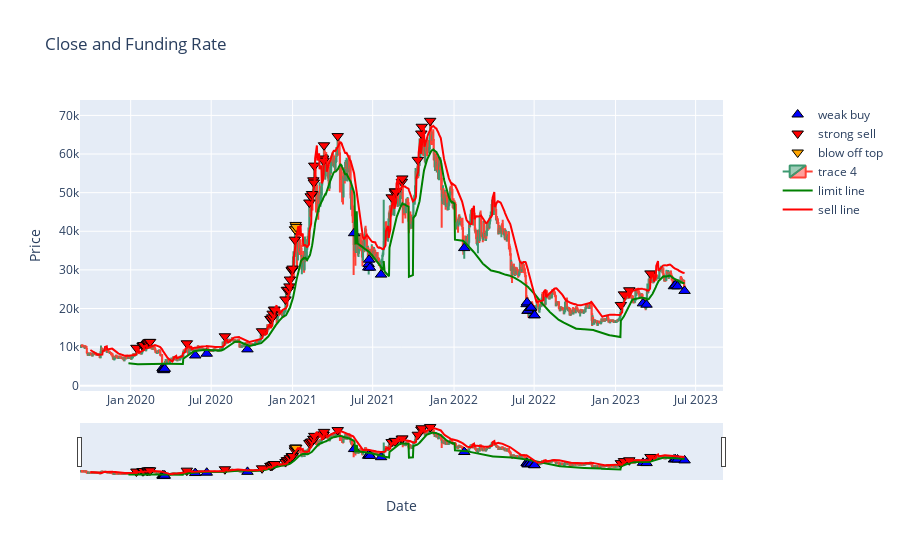

Notebook source saved alongside this figure:
### Code cell
df = merged_df

df['algo funding'] = 100*365*df['fundingRate']

# Replace 'df' with the name of your dataframe
window_size = 55
df['p'] = 100 * (df['close'] - df['low'].rolling(window_size).min()) / (df['high'].rolling(window_size).max() - df['low'].rolling(window_size).min())


# define a function to count consecutive negative values
def count_negatives(x):
    count = 0
    for i in x:
        if i < 0:
            count += 1
        else:
            count = 0
        yield count
        
# define a function to count consecutive positive values
def count_positives(x):
    count = 0
    for i in x:
        if i >= 0:
            count += 1
        else:
            count = 0
        yield count
        
# create a new column with the count of consecutive negative values
df['bear_count'] = list(count_negatives(df['algo funding']))

df['bull_count'] = list(count_positives(df['algo funding']))

# calculate the 110-day moving average of column A
df['MA110'] = df['close'].rolling(window=110).mean()
df['MA200'] = df['close'].rolling(window=200).mean()

df['bull_value'] = df['low'].rolling(window=24).mean()
df['bear_value'] = 0.7 * df['MA110']

# Set the initial mode as 1
mode = 1

# Set the initial counter as 0
counter_low = 0
counter_high = 0

# Save the sell line and mode values in new columns in the dataframe
df['Mode'] = df['Sell_line'] = pd.Series([0]*len(df))
df['Sell_line'] = df['Sell_line'].astype(float)
df['Mode'] = df['Mode'].astype(float)

for i, row in df.iterrows():
    df.at[i, 'Sell_line'] = row['bull_value'] * mode
    df.at[i, 'Mode'] = mode

    if row['close'] > df['Sell_line'].iloc[i]:
        if counter_low > 0:
            counter_low = 0
            
        if counter_high >= 4:
            if mode < 1.5:
                mode += 0.1
            counter_high = 0
        else:
            counter_high += 1
    else:
        if counter_high > 0:
            counter_high = 0
        
        if counter_low >= 4:
            if mode > 1.1:
                mode -= 0.1
            counter_low = 0
        else:
            counter_low += 1

# define a lambda function to apply to each row
limit_line = lambda row: row['bull_value'] if row['high'] > row['MA200'] else row['bear_value']

# create a new column based on the conditions in col_3 and col_4
df['limit line'] = df.apply(limit_line, axis=1)

weak_buy = lambda row: 1 if (row['algo funding'] < 0
                             and row['bear_count'] < 7
                             and row['close'] < row['limit line']
                             and (row['close'] > row['MA110'] or row['high'] < row['MA110'])) else 0

df['weak buy'] = df.apply(weak_buy, axis=1)

strong_buy = lambda row: 1 if (row['algo funding'] < 0
                               and row['bear_count'] >= 7 
                               and row['close'] < row['limit line']
                               and (row['close'] > row['MA110'] or row['high'] < row['MA110'])) else 0

df['strong buy'] = df.apply(strong_buy, axis=1)

weak_sell = lambda row: 1 if (row['close'] > row['Sell_line']
                              and row['high'] > row['MA110']
                              and row['bull_count'] < 7
                              and row['p'] > 80) else 0

df['weak sell'] = df.apply(weak_sell, axis=1)

strong_sell = lambda row: 1 if (row['close'] > row['Sell_line']
                                and row['high'] > row['MA110']
                                and row['bull_count'] >= 7
                                and row['p'] > 95) else 0
df['strong sell'] = df.apply(strong_sell, axis=1)

blow_off = lambda row: 1 if (row['high'] > 1.5 * row['bull_value']) else 0

df['blow off top'] = df.apply(blow_off, axis=1)

# create subplots with two y-axes
fig = make_subplots(specs=[[{"secondary_y": True}]])

fig.add_trace(go.Scatter(
    x=pd.to_datetime(df['open time'][df['weak buy'] > 0], unit='ms'),
    y=-1000+df['close'][df['weak buy'] > 0],
    name='weak buy',
    mode='markers',
    marker=dict(
        symbol='triangle-up',
        size=10,
        color='blue',
        line=dict(width=1, color='black'),
    )
))

fig.add_trace(go.Scatter(
    x=pd.to_datetime(df['open time'][df['strong buy'] > 0], unit='ms'),
    y=-1000+df['close'][df['strong buy'] > 0],
    name='strong buy',
    mode='markers',
    marker=dict(
        symbol='triangle-up',
        size=10,
        color='green',
        line=dict(width=1, color='black'),
    )
))
"""
fig.add_trace(go.Scatter(
    x=df['open time'][df['weak sell'] > 0],
    y=1000+df['close'][df['weak sell'] > 0],
    name='weak sell',
    mode='markers',
    marker=dict(
        symbol='triangle-down',
        size=10,
        line=dict(width=1, color='black'),
    )
))
"""
fig.add_trace(go.Scatter(
    x=pd.to_datetime(df['open time'][df['strong sell'] > 0], unit='ms'),
    y=1000+df['close'][df['strong sell'] > 0],
    name='strong sell',
    mode='markers',
    marker=dict(
        symbol='triangle-down',
        size=10,
        color='red',
        line=dict(width=1, color='black'),
    )
))

fig.add_trace(go.Scatter(
    x=pd.to_datetime(df['open time'][df['blow off top'] > 0], unit='ms'),
    y=1000+df['close'][df['blow off top'] > 0],
    name='blow off top',
    mode='markers',
    marker=dict(
        symbol='triangle-down',
        size=10,
        color='orange',
        line=dict(width=1, color='black'),
    )
))

# add the trace for the close data to the first y-axis
fig.add_trace(go.Candlestick(
    x=pd.to_datetime(df['open time'], unit='ms'),
    open=df['open'],
    high=df['high'],
    low=df['low'],
    close=df['close'])
)

fig.add_trace(go.Scatter(
    x=pd.to_datetime(df['open time'], unit='ms'),
    y=df['limit line'],
    mode='lines',
    name='limit line',
    line=dict(color='green')
))


fig.add_trace(go.Scatter(
    x=pd.to_datetime(df['open time'], unit='ms'),
    y=df['Sell_line'],
    mode='lines',
    name='sell line',
    line=dict(color='red')
))

# set the layout of the figure
fig.update_layout(title='Close and Funding Rate', xaxis_title='Date', yaxis_title='Price')

# show the plot
fig.show()

### Figure 1 — Plotly figure (JSON) as saved in the notebook; plotly's stock layout.template omitted (floating-point values rounded to 4 significant figures; data arrays with more than 128 entries replaced by an {"elided": "..."} marker saying what was removed)
{"data": [{"marker": {"color": "blue", "line": {"color": "black", "width": 1}, "size": 10, "symbol": "triangle-up"}, "mode": "markers", "name": "weak buy", "type": "scatter", "x": ["2020-03-13T00:00:00", "2020-03-14T00:00:00", "2020-03-15T00:00:00", "2020-03-16T00:00:00", "2020-03-17T00:00:00", "2020-03-18T00:00:00", "2020-05-26T00:00:00", "2020-06-21T00:00:00", "2020-09-21T00:00:00", "2021-05-20T00:00:00", "2021-06-21T00:00:00", "2021-06-22T00:00:00", "2021-06-23T00:00:00", "2021-06-25T00:00:00", "2021-07-20T00:00:00", "2022-01-24T00:00:00", "2022-06-14T00:00:00", "2022-06-15T00:00:00", "2022-06-16T00:00:00", "2022-06-17T00:00:00", "2022-06-23T00:00:00", "2022-06-24T00:00:00", "2022-07-01T00:00:00", "2022-07-02T00:00:00", "2023-03-04T00:00:00", "2023-03-12T00:00:00", "2023-05-13T00:00:00", "2023-05-16T00:00:00", "2023-05-21T00:00:00", "2023-06-06T00:00:00"], "y": [4570.0, 4167.0, 4357.0, 4026.0, 4307.0, 4390.0, 7837.0, 8294.0, 9415.0, 39500.0, 30606, 31496, 32649, 30570.0, 28780.0, 35650.0, 21120.0, 21570.0, 19390.0, 19460.0, 20100.0, 20230.0, 18272, 18240.0, 21340.0, 20990.0, 25760.0, 26020.0, 25730.0, 24550]}, {"marker": {"color": "green", "line": {"color": "black", "width": 1}, "size": 10, "symbol": "triangle-up"}, "mode": "markers", "name": "strong buy", "type": "scatter", "x": [], "y": []}, {"marker": {"color": "red", "line": {"color": "black", "width": 1}, "size": 10, "symbol": "triangle-down"}, "mode": "markers", "name": "strong sell", "type": "scatter", "x": ["2020-01-14T00:00:00", "2020-01-28T00:00:00", "2020-01-29T00:00:00", "2020-01-30T00:00:00", "2020-02-07T00:00:00", "2020-02-08T00:00:00", "2020-02-09T00:00:00", "2020-02-12T00:00:00", "2020-02-14T00:00:00", "2020-05-07T00:00:00", "2020-08-01T00:00:00", "2020-10-24T00:00:00", "2020-11-12T00:00:00", "2020-11-13T00:00:00", "2020-11-16T00:00:00", "2020-11-17T00:00:00", "2020-11-20T00:00:00", "2020-11-21T00:00:00", "2020-12-16T00:00:00", "2020-12-19T00:00:00", "2020-12-22T00:00:00", "2020-12-25T00:00:00", "2020-12-26T00:00:00", "2020-12-30T00:00:00", "2020-12-31T00:00:00", "2021-01-01T00:00:00", "2021-01-06T00:00:00", "2021-01-07T00:00:00", "2021-02-08T00:00:00", "2021-02-11T00:00:00", "2021-02-14T00:00:00", "2021-02-17T00:00:00", "2021-02-18T00:00:00", "2021-02-19T00:00:00", "2021-03-11T00:00:00", "2021-03-12T00:00:00", "2021-03-13T00:00:00", "2021-04-13T00:00:00", "2021-08-13T00:00:00", "2021-08-20T00:00:00", "2021-08-21T00:00:00", "2021-08-22T00:00:00", "2021-09-05T00:00:00", "2021-09-06T00:00:00", "2021-10-11T00:00:00", "2021-10-19T00:00:00", "2021-10-20T00:00:00", "2021-11-08T00:00:00", "2023-01-13T00:00:00", "2023-01-20T00:00:00", "2023-02-01T00:00:00", "2023-03-21T00:00:00"], "y": [9825, 10400.0, 10311, 10530.0, 10820.0, 10910.0, 11170.0, 11340.0, 11360.0, 10995, 12810.0, 14110.0, 17290.0, 17320.0, 17710.0, 18670.0, 19660.0, 19720.0, 22350.0, 24850.0, 24830.0, 25730, 27510.0, 29910.0, 29950.0, 30340.0, 37820.0, 40500.0, 47450.0, 49060.0, 49660.0, 53190.0, 52620.0, 57000.0, 58840.0, 58290.0, 62270.0, 64650.0, 48790.0, 50330.0, 49850.0, 50270.0, 52800.0, 53680.0, 58500.0, 65320.0, 67060.0, 68610.0, 20920.0, 23660.0, 24730, 29090.0]}, {"marker": {"color": "orange", "line": {"color": "black", "width": 1}, "size": 10, "symbol": "triangle-down"}, "mode": "markers", "name": "blow off top", "type": "scatter", "x": ["2021-01-07T00:00:00", "2021-01-08T00:00:00", "2021-01-09T00:00:00"], "y": [40500.0, 41640.0, 41140.0]}, {"close": {"elided": "1367 float values"}, "high": {"elided": "1367 float values"}, "low": {"elided": "1367 float values"}, "open": {"elided": "1367 float values"}, "type": "candlestick", "x": {"elided": "1367 str values"}}, {"line": {"color": "green"}, "mode": "lines", "name": "limit line", "type": "scatter", "x": {"elided": "1367 str values"}, "y": {"elided": "1367 float values"}}, {"line": {"color": "red"}, "mode": "lines", "name": "sell line", "type": "scatter", "x": {"elided": "1367 str values"}, "y": {"elided": "1367 float values"}}], "layout": {"title": {"text": "Close and Funding Rate"}, "xaxis": {"anchor": "y", "domain": [0, 0.94], "title": {"text": "Date"}}, "yaxis": {"anchor": "x", "domain": [0, 1], "title": {"text": "Price"}}, "yaxis2": {"anchor": "x", "overlaying": "y", "side": "right"}}}
